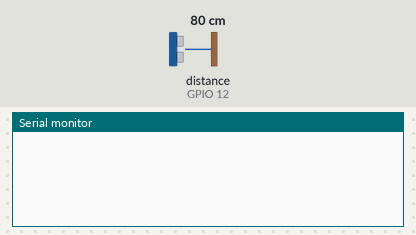
Bench run of a sketch on a simulated ESP8266 (NodeMCU). On the bench: the last lines printed to the serial monitor. Wiring (inferred from the names in the program): ultrasonic range finder: trigger GPIO 13; echo GPIO 12. Inputs (shaded band) come from the test bench; at power-on: distance to the obstacle (sensor on GPIO 12) 80 cm. The echo pulse lasts 58.3 µs per cm; WiFi joins after 1.5 s; servers stay silent unless stated.

Above: at 3.0 s.
3.1 s: distance to the obstacle (sensor on GPIO 12) set to 12 cm
At 4.8 s:
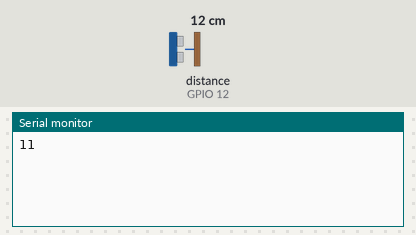
7.3 s: distance to the obstacle (sensor on GPIO 12) set to 9 cm
At 9.0 s:
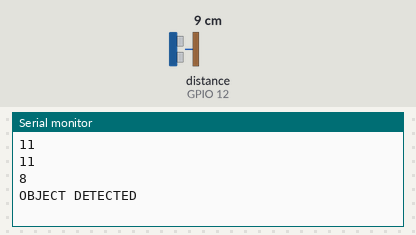

Measured:
- the behaviour switches between 11 and 10 cm on distance to the obstacle (sensor on GPIO 12) (found by bisection; images 1 and 2)
- after the input at 3.1 s, the serial monitor: prints a new line after 0.70 s (image 1)
- after the input at 7.3 s, the serial monitor: prints a new line after 0.50 s (image 2)

The sketch:

nodemcu_ultrasonic_blynk_notification.ino
```cpp
#include <Blynk.h>

#define BLYNK_PRINT Serial

#include <ESP8266WiFi.h>
#include <BlynkSimpleEsp8266.h>


// defines pins numbers
const int trigPin = 13;  //D7
const int echoPin = 12;  //D6

// defines variables
long duration=0;
int distance=0;

SimpleTimer timer;
char auth[] = "1c821ad4ce7c4330b7a959fa98672c40";
char ssid[] = "Redmi";
char pass[] = "detroitsmash";

void enterVal()
{
  digitalWrite(trigPin, LOW);
  delayMicroseconds(2);
  digitalWrite(trigPin, HIGH);
  delayMicroseconds(10);
  digitalWrite(trigPin, LOW);

  duration = pulseIn(echoPin, HIGH);
  distance = duration * 0.034 / 2;
  Serial.println(distance);
  if(distance <10){
    Serial.println("OBJECT DETECTED ");
    Blynk.notify("OBJECT DETECTED");
  }
  Blynk.virtualWrite(V0 , distance);
}

void setup()
{

  pinMode(trigPin, OUTPUT);
  pinMode(echoPin, INPUT);
  Serial.begin(115200);
  Blynk.begin(auth, ssid, pass);
  timer.setInterval(2000, enterVal);
}
void loop()
{
  Blynk.run();
  timer.run();
}
```
